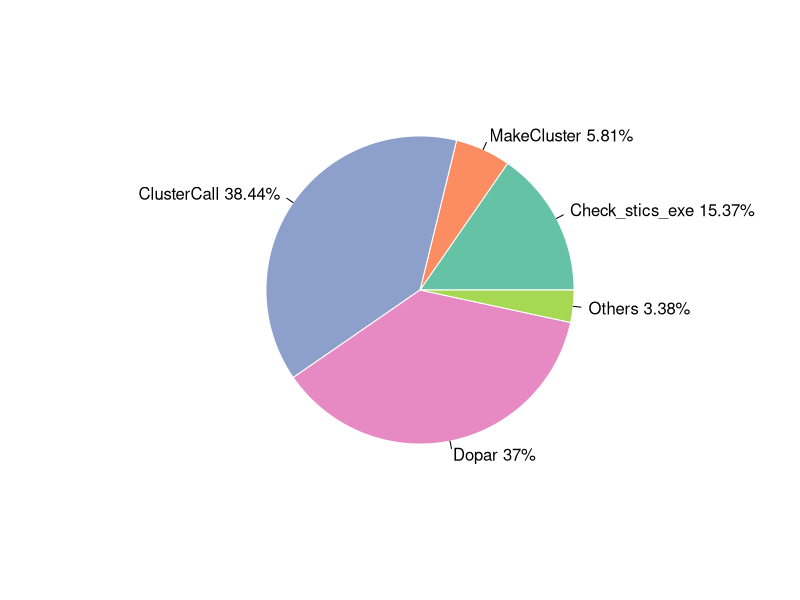
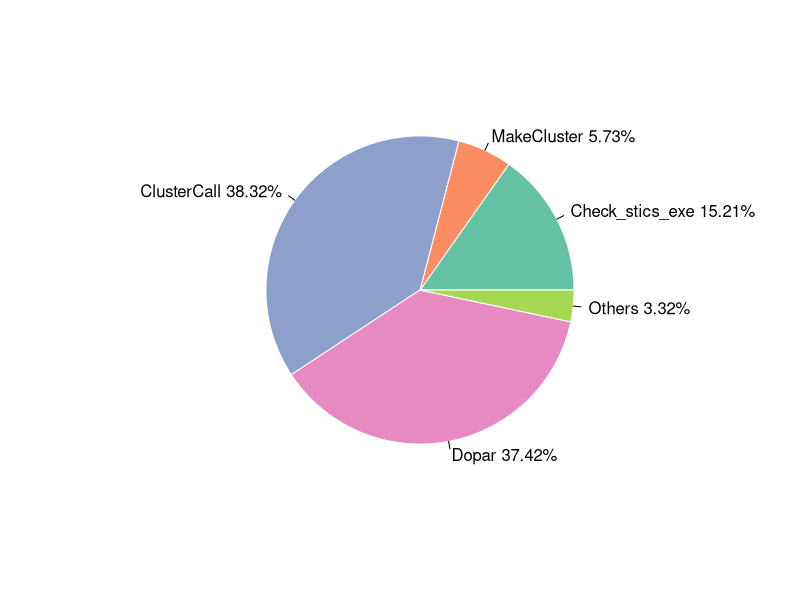
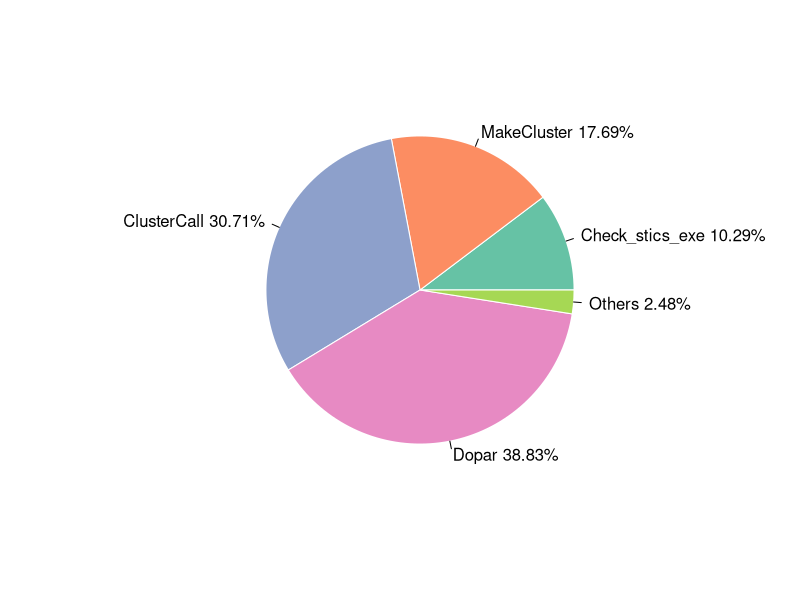
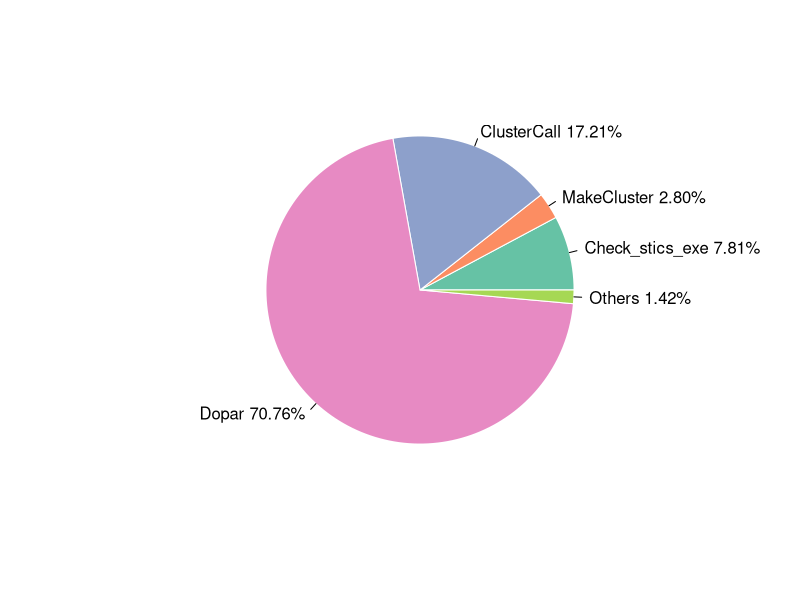

Here is the R script that generated these plots, in order:
## ---- chunk 1
knitr::opts_chunk$set(echo = TRUE)
library(RColorBrewer)
## ---- chunk 2
myPalette <- brewer.pal(5, "Set2")
Prop <- c(15.37,5.81,38.44,37,3.38)
pie(Prop, labels = c("Check_stics_exe 15.37%","MakeCluster 5.81%","ClusterCall 38.44%","Dopar 37%","Others 3.38%"), border = "white", col = myPalette)
## ---- chunk 3
myPalette <- brewer.pal(5, "Set2")
Prop <- c(15.21,5.73,38.32,37.42,3.32)
pie(Prop, labels = c("Check_stics_exe 15.21%", "MakeCluster 5.73%", "ClusterCall 38.32%", "Dopar 37.42%", "Others 3.32%"), border = "white", col = myPalette)
## ---- chunk 4
myPalette <- brewer.pal(5, "Set2")
Prop <- c(10.29,17.69,30.71,38.83,2.48)
pie(Prop, labels = c("Check_stics_exe 10.29%","MakeCluster 17.69%","ClusterCall 30.71%","Dopar 38.83%","Others 2.48%"), border = "white", col = myPalette)
## ---- chunk 5
myPalette <- brewer.pal(5, "Set2")
Prop <- c(7.81,2.80,17.21,70.76,1.42)
pie(Prop, labels = c("Check_stics_exe 7.81%","MakeCluster 2.80%","ClusterCall 17.21%","Dopar 70.76%","Others 1.42%"), border = "white", col = myPalette)
